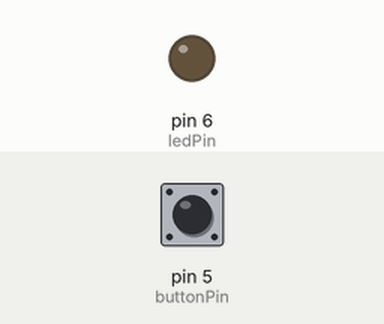
Bench run of a sketch on a simulated Arduino Uno, built with avr-gcc and run on an emulated ATmega328P. On the bench: output pins drawn as LEDs (lit = HIGH). The test bench sets the inputs (shaded band); at power-on: pin 5 (buttonPin) LOW.

Above: at 1.2 s.
1.3 s: pin 5 (buttonPin) pulled HIGH for 0.15 s
At 1.37 s:
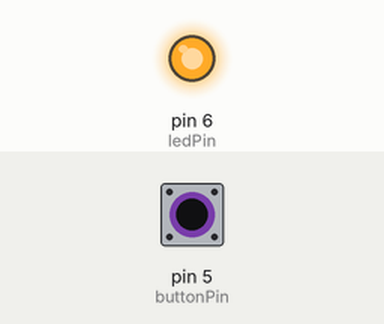
2.9 s: pin 5 (buttonPin) pulled HIGH for 3.2 s
At 6.6 s:
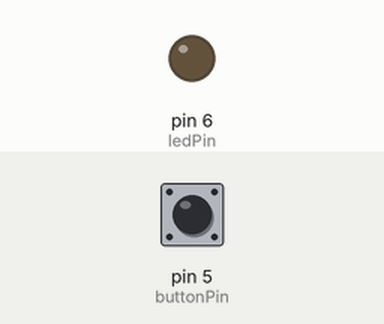
Timing chart, 0 to 8.1 s (numbered marks = the images above; inputs shaded):
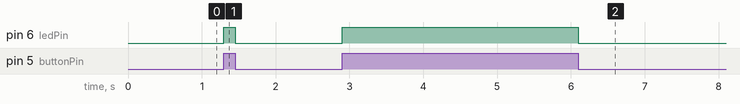

The sketch:

ButtonWithLight.ino
```cpp
/*
* Aarian Dhanani
* 1/28/2021
*
* Controlling an LED with a button.
* Read from negative, write to positive.
*/

const int ledPin = 6;
const int buttonPin = 5;
byte readValue;

// Setup
void setup()
{
  Serial.begin(9600);
  pinMode(ledPin, OUTPUT); // This is an output
  pinMode (buttonPin, INPUT); // This is an input
}

void loop()
{
  readValue = digitalRead(buttonPin);
  if (readValue == 1)
  {
    digitalWrite(ledPin, HIGH);
  }
  else
  {
    digitalWrite(ledPin, LOW);
  }
}
```

Measured:
- after the input at 1.3 s, pin 6 (ledPin): LOW → HIGH at once, → LOW 0.15 s later
- after the input at 2.9 s, pin 6 (ledPin): LOW → HIGH at once, → LOW 3.2 s later
